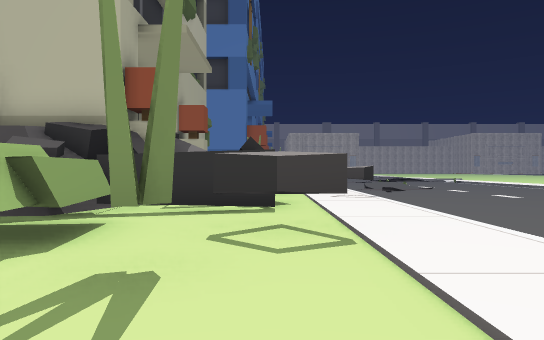
View 1 (above)

21 first-person views from a walk through a 3-D level made in the Unity game engine. The camera is 1.2 m above the floor, looks level and sees 70° across. The floor is counted in squares, 2 m on a side. Each view is taken from the middle of a square. On the plan, view 1 faces up. The plan holds only what a view shows up to about 11 squares ahead; the rest is blank. The place goes on beyond the plan. The player is left out. Some surface patterns are stand-ins.

View 2
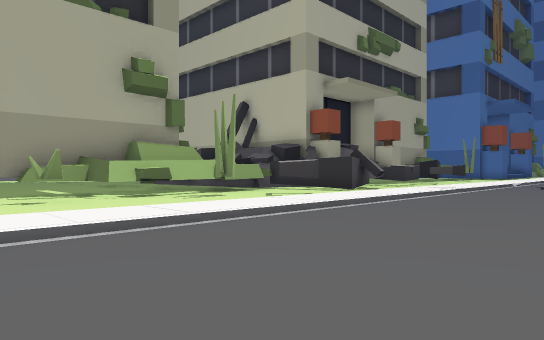

View 3
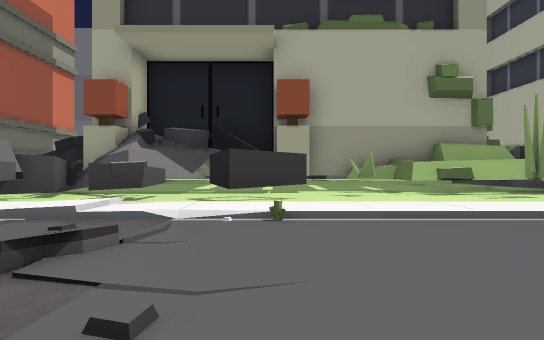

View 4
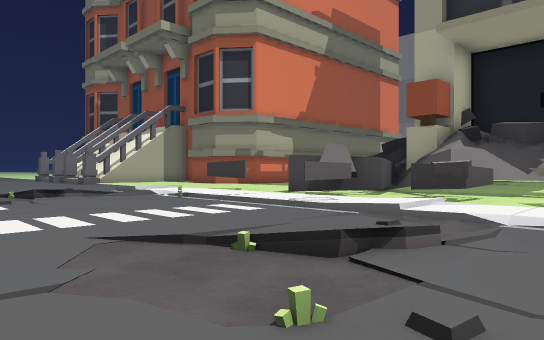

View 5
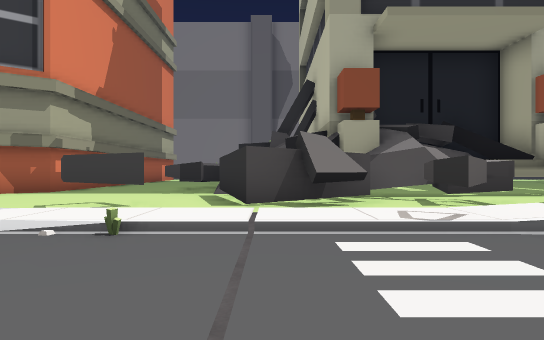

View 6
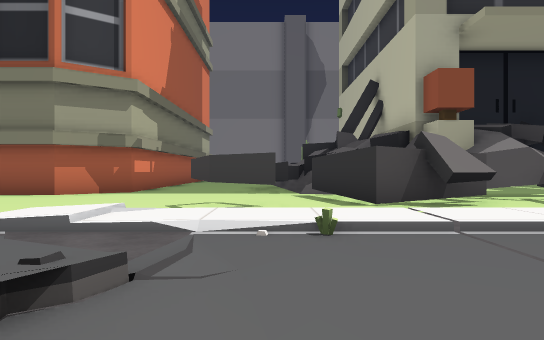

View 7
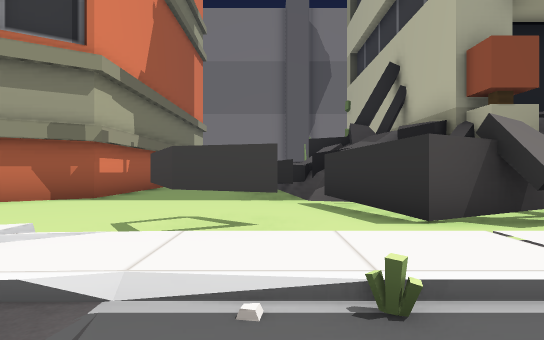

View 8
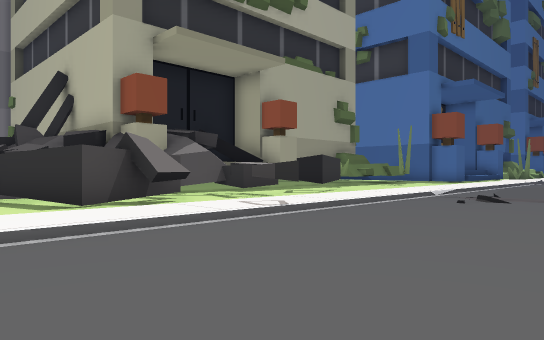

View 9
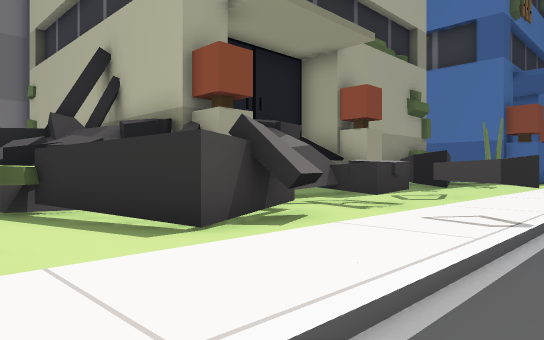

View 10
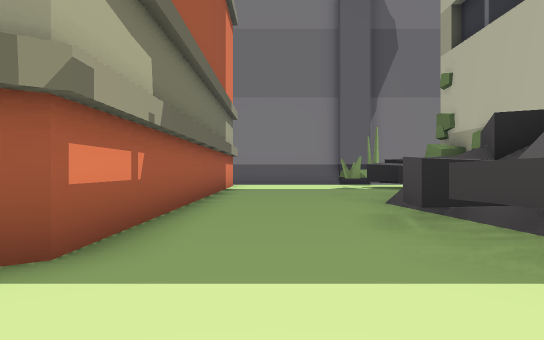

View 11
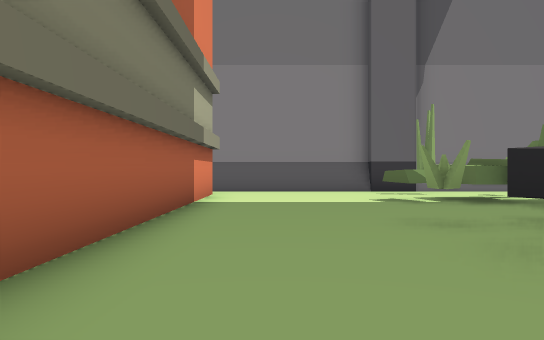

View 12
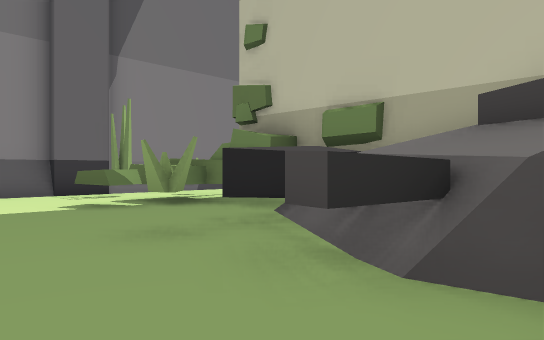

View 13
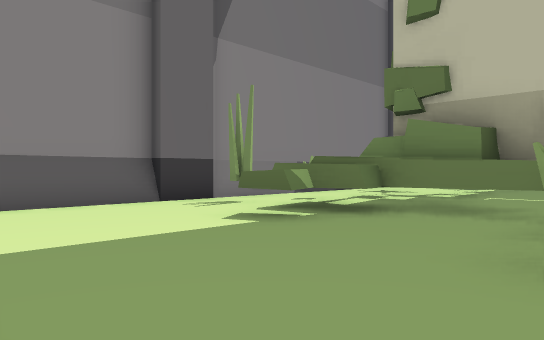

View 14
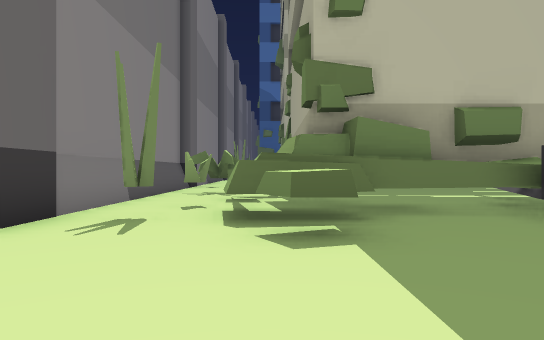

View 15
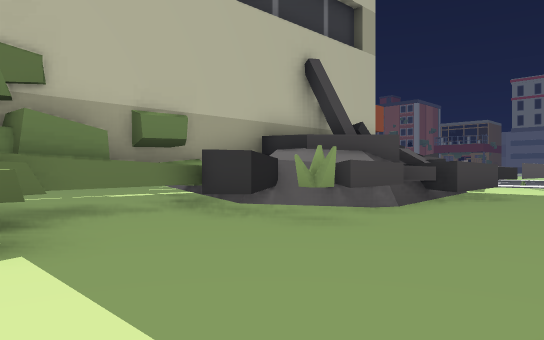

View 16
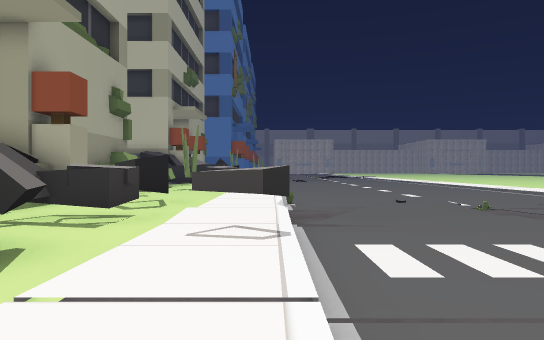

View 17
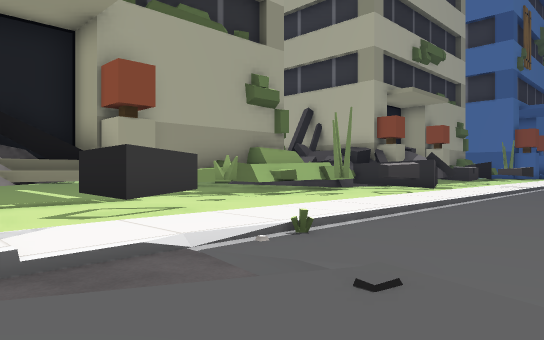

View 18
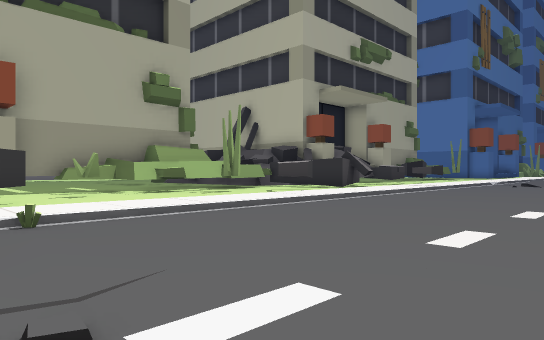

View 19
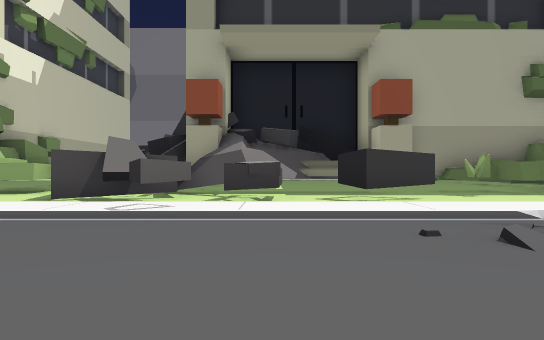

View 20
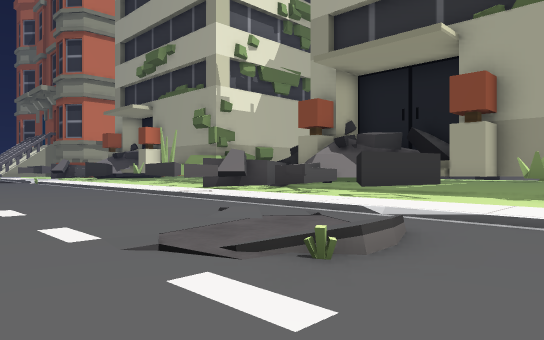

View 21
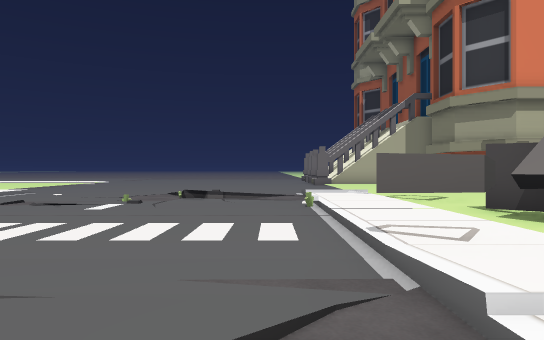

### Floor plan
Key: @ floor where view 1 was taken; # wall or solid block; x gap in a wall; . floor; / step, stairs or slope; = window, fence, low wall or low ledge; ^ raised ledge.
Columns run from 17 left of view 1 to 7 right of it. Each row starts with its distance up from view 1.
 16               #^.../.....
 15               #..../.....
 14               #.#.././/..
 13               #..#./.....
 12               #^##./....
 11               #^.../.....
 10                #^^./.....
  9                ###./....
  8                 ##x^....
  7               ####./....
  6              #^###./....
  5             ##^#.../....
  4              ^^^.#//....
  3              ###.../....
  2               ###../....
  1               #^.../....
  0               ##.@./.....
 -1               #.#../.....
 -2               #..../.....
 -3 #             #^##./.....
 -4 ###           #^##././...
 -5 #..           #^^#/////..
 -6 #.^            ##^//../..
 -7 #.##           #../^....
 -8 #..######^^## ####./....
 -9 #..^...#=^^#   ###//.....
-10 #..^#..#=#^^^#^#.../.....
-11 #..=...####^^^^..#./.....
-12 #...........##...^//.//..
-13 #................./////..
-14 #.................//.  ..
-15 # #############.... .....

Where each view was taken, in squares from view 1:
view 1: 0 up, 0 right, facing up
view 2: 3 down, 6 right, facing up-left
view 3: 3 down, 7 right, facing left
view 4: 3 down, 7 right, facing down-left
view 5: 9 down, 6 right, facing left
view 6: 11 down, 6 right, facing left
view 7: 11 down, 4 right, facing left
view 8: 4 up, 6 right, facing up-left
view 9: 4 up, 3 right, facing up-left
view 10: 13 down, 1 left, facing left
view 11: 13 down, 6 left, facing left
view 12: 13 down, 7 left, facing up-left
view 13: 14 down, 10 left, facing up-left
view 14: 14 down, 14 left, facing up
view 15: 14 down, 14 left, facing up-right
view 16: 11 down, 2 right, facing up
view 17: 6 down, 5 right, facing up-left
view 18: 4 down, 7 right, facing up-left
view 19: 10 up, 7 right, facing left
view 20: 16 up, 7 right, facing down-left
view 21: 4 down, 3 right, facing down
